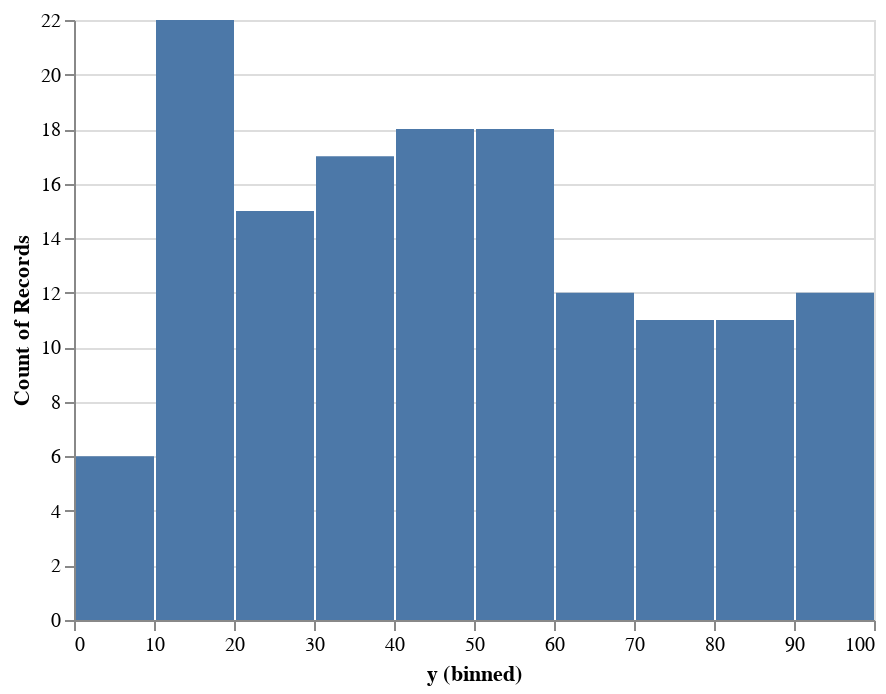

Notebook code for this chart:
### Code cell
bars = alt.Chart(dinodf).mark_bar().encode(
    alt.X('y',bin=True),
    y='count()'
)
bars

### Figure 1 — Vega-Lite specification as saved in the notebook (floating-point values rounded to 4 significant figures; data arrays with more than 128 entries replaced by an {"elided": "..."} marker saying what was removed)
{"config": {"view": {"continuousWidth": 400, "continuousHeight": 300}}, "data": {"name": "data-05c6c0db3f3190ea2f2d6865f2142213"}, "mark": "bar", "encoding": {"x": {"type": "quantitative", "bin": true, "field": "y"}, "y": {"type": "quantitative", "aggregate": "count"}}, "$schema": "https://vega.github.io/schema/vega-lite/v4.8.1.json", "datasets": {"data-05c6c0db3f3190ea2f2d6865f2142213": {"elided": "142 records"}}}
